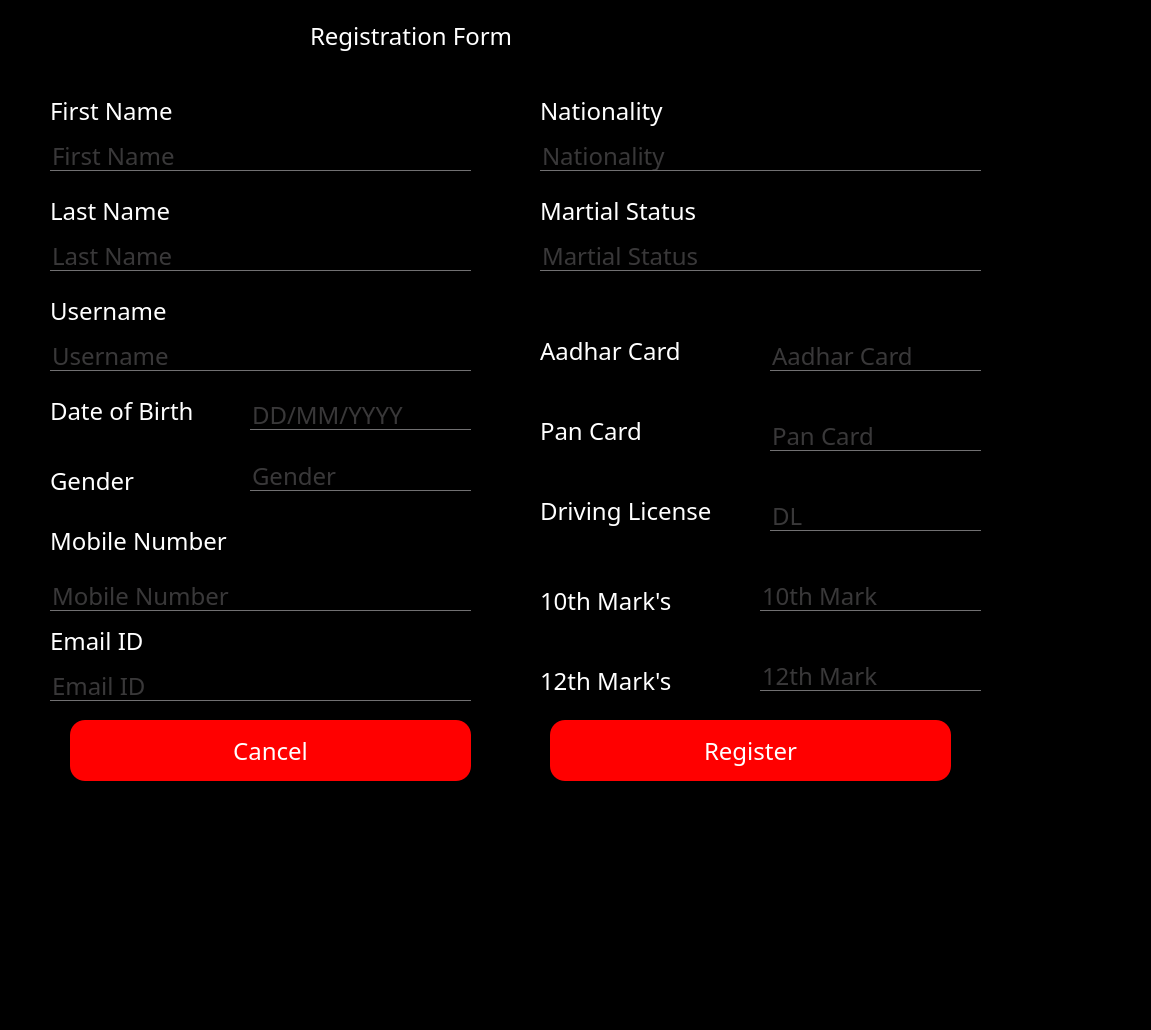
<?xml version="1.0" encoding="UTF-8"?>
<ui version="4.0">
 <class>Form</class>
 <widget class="QWidget" name="Form">
  <property name="geometry">
   <rect>
    <x>0</x>
    <y>0</y>
    <width>1151</width>
    <height>1030</height>
   </rect>
  </property>
  <property name="windowTitle">
   <string>Form</string>
  </property>
  <property name="styleSheet">
   <string notr="true">*{
background:rgba;
font-family:century gothic;
font-size:24px;
}
QFrame
{
background:rgba;
border-radius:15px
}
QPushButton
{
background:red;
border-radius:60px;
}
QToolButton
{
background:red;
border-radius:60px;
}
QLabel
{
color:white;
background:transparent;
}
QPushButton
{
color:white;
border-radius:15px;
}
QPushButton:hover
{
color:#333;
border-radius:15px;
background:#49ebff;
}
QLineEdit
{
background:transparent;
border:none;
color:#717072;
border-bottom:1px solid #717072
}
</string>
  </property>
  <widget class="QFrame" name="frame">
   <property name="geometry">
    <rect>
     <x>-30</x>
     <y>10</y>
     <width>1231</width>
     <height>961</height>
    </rect>
   </property>
   <property name="frameShape">
    <enum>QFrame::StyledPanel</enum>
   </property>
   <property name="frameShadow">
    <enum>QFrame::Raised</enum>
   </property>
   <widget class="QLabel" name="label">
    <property name="geometry">
     <rect>
      <x>340</x>
      <y>0</y>
      <width>401</width>
      <height>51</height>
     </rect>
    </property>
    <property name="styleSheet">
     <string notr="true">QLabel{
font-weight: bold;
font-size: 40px;
};</string>
    </property>
    <property name="text">
     <string>Registration Form</string>
    </property>
   </widget>
   <widget class="QPushButton" name="cancelregi">
    <property name="geometry">
     <rect>
      <x>100</x>
      <y>710</y>
      <width>401</width>
      <height>61</height>
     </rect>
    </property>
    <property name="styleSheet">
     <string notr="true">QPushButton{
font-weight: bold;
font-size: 30px;
};</string>
    </property>
    <property name="text">
     <string>Cancel</string>
    </property>
   </widget>
   <widget class="QLabel" name="label_2">
    <property name="geometry">
     <rect>
      <x>80</x>
      <y>180</y>
      <width>161</width>
      <height>41</height>
     </rect>
    </property>
    <property name="styleSheet">
     <string notr="true">QLabel{
font-size: 30px;
};</string>
    </property>
    <property name="text">
     <string>Last Name</string>
    </property>
   </widget>
   <widget class="QLabel" name="label_3">
    <property name="geometry">
     <rect>
      <x>80</x>
      <y>380</y>
      <width>191</width>
      <height>41</height>
     </rect>
    </property>
    <property name="styleSheet">
     <string notr="true">QLabel{
font-size: 30px;
};</string>
    </property>
    <property name="text">
     <string>Date of Birth</string>
    </property>
   </widget>
   <widget class="QLabel" name="label_4">
    <property name="geometry">
     <rect>
      <x>80</x>
      <y>450</y>
      <width>151</width>
      <height>41</height>
     </rect>
    </property>
    <property name="styleSheet">
     <string notr="true">QLabel{
font-size: 30px;
};</string>
    </property>
    <property name="text">
     <string>Gender</string>
    </property>
   </widget>
   <widget class="QLabel" name="label_5">
    <property name="geometry">
     <rect>
      <x>80</x>
      <y>80</y>
      <width>151</width>
      <height>41</height>
     </rect>
    </property>
    <property name="styleSheet">
     <string notr="true">QLabel{
font-size: 30px;
};</string>
    </property>
    <property name="text">
     <string>First Name</string>
    </property>
   </widget>
   <widget class="QLabel" name="label_6">
    <property name="geometry">
     <rect>
      <x>80</x>
      <y>280</y>
      <width>151</width>
      <height>41</height>
     </rect>
    </property>
    <property name="styleSheet">
     <string notr="true">QLabel{
font-size: 30px;
};</string>
    </property>
    <property name="text">
     <string>Username</string>
    </property>
   </widget>
   <widget class="QPushButton" name="register_2">
    <property name="geometry">
     <rect>
      <x>580</x>
      <y>710</y>
      <width>401</width>
      <height>61</height>
     </rect>
    </property>
    <property name="styleSheet">
     <string notr="true">QPushButton{
font-weight: bold;
font-size: 30px;
};</string>
    </property>
    <property name="text">
     <string>Register</string>
    </property>
   </widget>
   <widget class="QLabel" name="label_7">
    <property name="geometry">
     <rect>
      <x>570</x>
      <y>180</y>
      <width>211</width>
      <height>41</height>
     </rect>
    </property>
    <property name="styleSheet">
     <string notr="true">QLabel{
font-size: 30px;
};</string>
    </property>
    <property name="text">
     <string>Martial Status</string>
    </property>
   </widget>
   <widget class="QLabel" name="label_8">
    <property name="geometry">
     <rect>
      <x>570</x>
      <y>320</y>
      <width>201</width>
      <height>41</height>
     </rect>
    </property>
    <property name="styleSheet">
     <string notr="true">QLabel{
font-size: 30px;
};</string>
    </property>
    <property name="text">
     <string>Aadhar Card</string>
    </property>
   </widget>
   <widget class="QLabel" name="label_9">
    <property name="geometry">
     <rect>
      <x>570</x>
      <y>80</y>
      <width>161</width>
      <height>41</height>
     </rect>
    </property>
    <property name="styleSheet">
     <string notr="true">QLabel{
font-size: 30px;
};</string>
    </property>
    <property name="text">
     <string>Nationality</string>
    </property>
   </widget>
   <widget class="QLabel" name="label_10">
    <property name="geometry">
     <rect>
      <x>570</x>
      <y>400</y>
      <width>201</width>
      <height>41</height>
     </rect>
    </property>
    <property name="styleSheet">
     <string notr="true">QLabel{
font-size: 30px;
};</string>
    </property>
    <property name="text">
     <string>Pan Card</string>
    </property>
   </widget>
   <widget class="QLabel" name="label_11">
    <property name="geometry">
     <rect>
      <x>570</x>
      <y>480</y>
      <width>221</width>
      <height>41</height>
     </rect>
    </property>
    <property name="styleSheet">
     <string notr="true">QLabel{
font-size: 30px;
};</string>
    </property>
    <property name="text">
     <string>Driving License</string>
    </property>
   </widget>
   <widget class="QLabel" name="label_12">
    <property name="geometry">
     <rect>
      <x>80</x>
      <y>510</y>
      <width>231</width>
      <height>41</height>
     </rect>
    </property>
    <property name="styleSheet">
     <string notr="true">QLabel{
font-size: 30px;
};</string>
    </property>
    <property name="text">
     <string>Mobile Number</string>
    </property>
   </widget>
   <widget class="QLabel" name="label_13">
    <property name="geometry">
     <rect>
      <x>80</x>
      <y>610</y>
      <width>161</width>
      <height>41</height>
     </rect>
    </property>
    <property name="styleSheet">
     <string notr="true">QLabel{
font-size: 30px;
};</string>
    </property>
    <property name="text">
     <string>Email ID</string>
    </property>
   </widget>
   <widget class="QLabel" name="label_14">
    <property name="geometry">
     <rect>
      <x>570</x>
      <y>650</y>
      <width>221</width>
      <height>41</height>
     </rect>
    </property>
    <property name="styleSheet">
     <string notr="true">QLabel{
font-size: 30px;
};</string>
    </property>
    <property name="text">
     <string>12th Mark's</string>
    </property>
   </widget>
   <widget class="QLabel" name="label_15">
    <property name="geometry">
     <rect>
      <x>570</x>
      <y>570</y>
      <width>201</width>
      <height>41</height>
     </rect>
    </property>
    <property name="styleSheet">
     <string notr="true">QLabel{
font-size: 30px;
};</string>
    </property>
    <property name="text">
     <string>10th Mark's</string>
    </property>
   </widget>
   <widget class="QPushButton" name="homebtn">
    <property name="geometry">
     <rect>
      <x>10</x>
      <y>10</y>
      <width>93</width>
      <height>28</height>
     </rect>
    </property>
    <property name="styleSheet">
     <string notr="true">QPushButton
{
font-size:14px;
color:white;
background:transparent;
}</string>
    </property>
    <property name="text">
     <string/>
    </property>
    <property name="icon">
     <iconset>
      <normaloff>icons/arrow-left.svg</normaloff>icons/arrow-left.svg</iconset>
    </property>
    <property name="iconSize">
     <size>
      <width>32</width>
      <height>32</height>
     </size>
    </property>
   </widget>
   <widget class="QLineEdit" name="fname">
    <property name="geometry">
     <rect>
      <x>80</x>
      <y>130</y>
      <width>421</width>
      <height>31</height>
     </rect>
    </property>
    <property name="text">
     <string/>
    </property>
    <property name="placeholderText">
     <string>First Name</string>
    </property>
   </widget>
   <widget class="QLineEdit" name="lname">
    <property name="geometry">
     <rect>
      <x>80</x>
      <y>230</y>
      <width>421</width>
      <height>31</height>
     </rect>
    </property>
    <property name="text">
     <string/>
    </property>
    <property name="placeholderText">
     <string>Last Name</string>
    </property>
   </widget>
   <widget class="QLineEdit" name="username">
    <property name="geometry">
     <rect>
      <x>80</x>
      <y>330</y>
      <width>421</width>
      <height>31</height>
     </rect>
    </property>
    <property name="text">
     <string/>
    </property>
    <property name="placeholderText">
     <string>Username</string>
    </property>
   </widget>
   <widget class="QLineEdit" name="dob">
    <property name="geometry">
     <rect>
      <x>280</x>
      <y>390</y>
      <width>221</width>
      <height>30</height>
     </rect>
    </property>
    <property name="text">
     <string/>
    </property>
    <property name="placeholderText">
     <string>DD/MM/YYYY</string>
    </property>
   </widget>
   <widget class="QLineEdit" name="gender">
    <property name="geometry">
     <rect>
      <x>280</x>
      <y>450</y>
      <width>221</width>
      <height>31</height>
     </rect>
    </property>
    <property name="text">
     <string/>
    </property>
    <property name="placeholderText">
     <string>Gender</string>
    </property>
   </widget>
   <widget class="QLineEdit" name="mobileno">
    <property name="geometry">
     <rect>
      <x>80</x>
      <y>570</y>
      <width>421</width>
      <height>31</height>
     </rect>
    </property>
    <property name="text">
     <string/>
    </property>
    <property name="placeholderText">
     <string>Mobile Number</string>
    </property>
   </widget>
  </widget>
  <widget class="QLineEdit" name="email">
   <property name="geometry">
    <rect>
     <x>50</x>
     <y>670</y>
     <width>421</width>
     <height>31</height>
    </rect>
   </property>
   <property name="text">
    <string/>
   </property>
   <property name="placeholderText">
    <string>Email ID</string>
   </property>
  </widget>
  <widget class="QLineEdit" name="nationality">
   <property name="geometry">
    <rect>
     <x>540</x>
     <y>140</y>
     <width>441</width>
     <height>31</height>
    </rect>
   </property>
   <property name="text">
    <string/>
   </property>
   <property name="placeholderText">
    <string>Nationality</string>
   </property>
  </widget>
  <widget class="QLineEdit" name="martialstatus">
   <property name="geometry">
    <rect>
     <x>540</x>
     <y>240</y>
     <width>441</width>
     <height>31</height>
    </rect>
   </property>
   <property name="text">
    <string/>
   </property>
   <property name="placeholderText">
    <string>Martial Status</string>
   </property>
  </widget>
  <widget class="QLineEdit" name="aadhar">
   <property name="geometry">
    <rect>
     <x>770</x>
     <y>340</y>
     <width>211</width>
     <height>31</height>
    </rect>
   </property>
   <property name="text">
    <string/>
   </property>
   <property name="placeholderText">
    <string>Aadhar Card</string>
   </property>
  </widget>
  <widget class="QLineEdit" name="pan">
   <property name="geometry">
    <rect>
     <x>770</x>
     <y>420</y>
     <width>211</width>
     <height>31</height>
    </rect>
   </property>
   <property name="text">
    <string/>
   </property>
   <property name="placeholderText">
    <string>Pan Card</string>
   </property>
  </widget>
  <widget class="QLineEdit" name="driving">
   <property name="geometry">
    <rect>
     <x>770</x>
     <y>500</y>
     <width>211</width>
     <height>31</height>
    </rect>
   </property>
   <property name="text">
    <string/>
   </property>
   <property name="placeholderText">
    <string>DL</string>
   </property>
  </widget>
  <widget class="QLineEdit" name="_10mark">
   <property name="geometry">
    <rect>
     <x>760</x>
     <y>580</y>
     <width>221</width>
     <height>31</height>
    </rect>
   </property>
   <property name="text">
    <string/>
   </property>
   <property name="placeholderText">
    <string>10th Mark</string>
   </property>
  </widget>
  <widget class="QLineEdit" name="_12mark">
   <property name="geometry">
    <rect>
     <x>760</x>
     <y>660</y>
     <width>221</width>
     <height>31</height>
    </rect>
   </property>
   <property name="text">
    <string/>
   </property>
   <property name="placeholderText">
    <string>12th Mark</string>
   </property>
  </widget>
 </widget>
 <resources>
  <include location="icons/icons.qrc"/>
 </resources>
 <connections/>
</ui>
